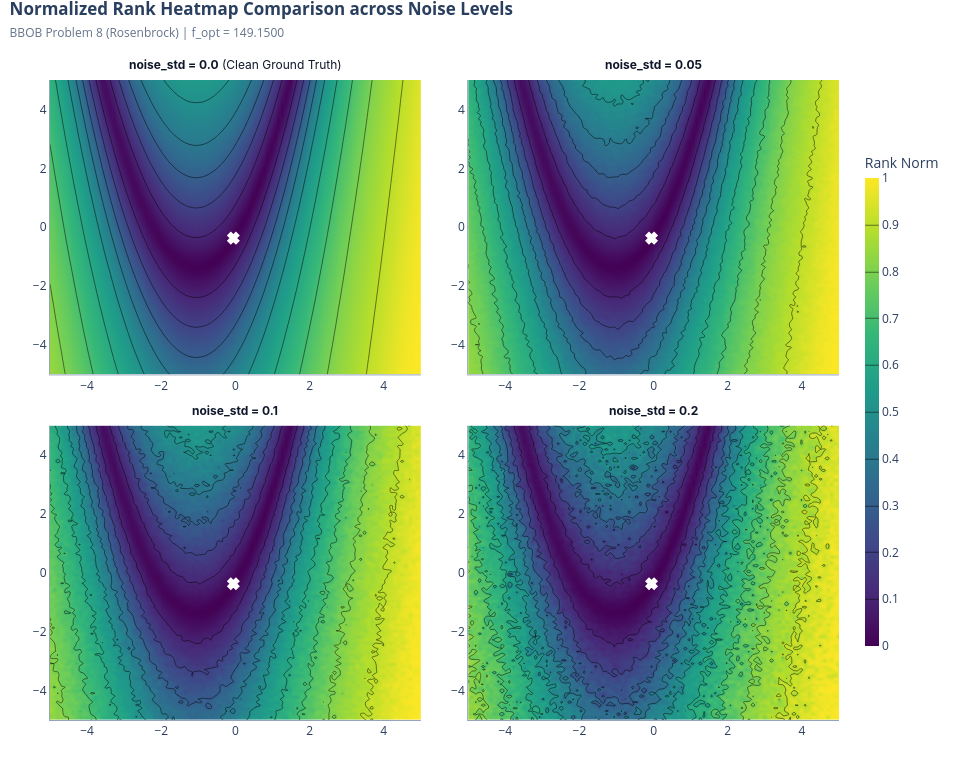

The notebook cell saved with this chart:
### Markdown cell above
## 3. 2D Contour Heatmap Comparison

### 🎯 Why we do this plot:
To visualize 2D fitness landscape topology degradation across noise levels. Contour maps reveal how level sets, basin structure, and path-to-optimum gradients deform under stochastic perturbations.

### 📖 How to read it:
- **X / Y Axes**: Search space spatial dimensions , x_2 \in [-5, 5]$.
- **Color Scale (Viridis / Plasma)**: Normalized percentile rank of fitness values (dark blue/purple = global minimum region, bright yellow = high cost / sub-optimal region).
- **Subplot Panels**: Side-by-side comparison from Clean () to Heavy Noise ().

### 💡 Key Takeaway:
Clean landscapes display smooth, concentric level sets leading directly to the global optimum. As noise intensity increases, smooth contours fracture into irregular, noisy patches, destroying smooth gradient descent signals and requiring algorithms to use robust population averaging.

### Code cell
grid_resol = 100
x_range = np.linspace(problem.lower_bound[0], problem.upper_bound[0], grid_resol)
y_range = np.linspace(problem.lower_bound[1], problem.upper_bound[1], grid_resol)
X, Y = np.meshgrid(x_range, y_range)
landscapes = {}
norm_landscapes = {}
for level in all_levels:
    p_level = BBOBProblem(problem_id=problem_id, dim=dim, instance_id=instance_id, noise_strategy=MultiplicativeNoiseStrategy(noise_std=level), ioh_logger=None) if level > 0.0 else problem
    Z = np.zeros_like(X)
    for i in range(grid_resol):
        for j in range(grid_resol):
            pt = np.copy(problem.optimum_x)
            pt[0] = X[i, j]
            pt[1] = Y[i, j]
            res = p_level(pt)
            Z[i, j] = float(res)
            
    landscapes[level] = Z
    
    # Calculate normalized rank for heatmap visualization
    Z_flat = Z.flatten()
    Z_rank = rankdata(Z_flat)
    Z_norm = (Z_rank - Z_rank.min()) / (Z_rank.max() - Z_rank.min())
    norm_landscapes[level] = Z_norm.reshape(Z.shape)
# Subplot Grid: 2 plots per row for vertical scrolling
n_plots = len(all_levels)
cols = 2
rows = int(np.ceil(n_plots / cols))
fig_contour = make_subplots(
    rows=rows, cols=cols,
    subplot_titles=[f'<b>noise_std = {level}</b> (Clean Ground Truth)' if level == 0.0 else f'<b>noise_std = {level}</b>' for level in all_levels],
    horizontal_spacing=0.06,
    vertical_spacing=0.08
)
coords_contour = [(r + 1, c + 1) for r in range(rows) for c in range(cols)][:n_plots]
opt_x, opt_y = problem.optimum_x[:2]
for idx, (level, (r, c)) in enumerate(zip(all_levels, coords_contour), start=1):
    # Contour heatmap using Normalized Rank
    fig_contour.add_trace(
        go.Contour(
            x=x_range, 
            y=y_range, 
            z=norm_landscapes[level], 
            colorscale='Viridis', 
            showscale=(idx == n_plots),
            colorbar=dict(title='Rank Norm', thickness=14, len=0.8) if idx == n_plots else None,
            contours=dict(coloring='heatmap', showlines=True)
        ),
        row=r, col=c
    )
    # Add white 'x' at the true global optimum
    fig_contour.add_trace(
        go.Scatter(
            x=[opt_x], y=[opt_y], 
            mode='markers', 
            marker=dict(color='#FFFFFF', symbol='x', size=9, line=dict(width=2, color='#FFFFFF')),
            showlegend=False,
            name='Global Minimum'
        ),
        row=r, col=c
    )
for anno in fig_contour.layout.annotations:
    anno.update(font=dict(size=12, color='#0F172A', family='Inter, sans-serif'), yshift=6)
fig_contour.update_xaxes(showgrid=True, gridcolor='#E2E8F0', linecolor='#94A3B8')
fig_contour.update_yaxes(showgrid=True, gridcolor='#E2E8F0', linecolor='#94A3B8')
fig_contour.update_layout(
    title=dict(
        text=f"<b>Normalized Rank Heatmap Comparison across Noise Levels</b><br><span style='font-size:12px;color:#64748B;'>BBOB Problem {problem_id} ({problem.name}) | f_opt = {problem.true_optimum:.4f}</span>",
        x=0.01, xanchor='left', y=0.98
    ),
    height=340 * rows + 80,
    width=960,
    margin=dict(l=50, r=60, t=80, b=40),
    template="plotly_white"
)
fig_contour.show()

### Figure 1 — Plotly figure (JSON) as saved in the notebook; plotly's stock layout.template omitted (floating-point values rounded to 4 significant figures; data arrays with more than 128 entries replaced by an {"elided": "..."} marker saying what was removed)
{"data": [{"colorscale": [[0, "#440154"], [0.1111, "#482878"], [0.2222, "#3e4989"], [0.3333, "#31688e"], [0.4444, "#26828e"], [0.5556, "#1f9e89"], [0.6667, "#35b779"], [0.7778, "#6ece58"], [0.8889, "#b5de2b"], [1, "#fde725"]], "contours": {"coloring": "heatmap", "showlines": true}, "showscale": false, "type": "contour", "x": [-5.0, -4.899, -4.798, -4.697, -4.596, -4.495, -4.394, -4.293, -4.192, -4.091, -3.99, -3.889, -3.788, -3.687, -3.586, -3.485, -3.384, -3.283, -3.182, -3.081, -2.98, -2.879, -2.778, -2.677, -2.576, -2.475, -2.374, -2.273, -2.172, -2.071, -1.97, -1.869, -1.768, -1.667, -1.566, -1.465, -1.364, -1.263, -1.162, -1.061, -0.9596, -0.8586, -0.7576, -0.6566, -0.5556, -0.4545, -0.3535, -0.2525, -0.1515, -0.05051, 0.05051, 0.1515, 0.2525, 0.3535, 0.4545, 0.5556, 0.6566, 0.7576, 0.8586, 0.9596, 1.061, 1.162, 1.263, 1.364, 1.465, 1.566, 1.667, 1.768, 1.869, 1.97, 2.071, 2.172, 2.273, 2.374, 2.475, 2.576, 2.677, 2.778, 2.879, 2.98, 3.081, 3.182, 3.283, 3.384, 3.485, 3.586, 3.687, 3.788, 3.889, 3.99, 4.091, 4.192, 4.293, 4.394, 4.495, 4.596, 4.697, 4.798, 4.899, 5.0], "xaxis": "x", "y": [-5.0, -4.899, -4.798, -4.697, -4.596, -4.495, -4.394, -4.293, -4.192, -4.091, -3.99, -3.889, -3.788, -3.687, -3.586, -3.485, -3.384, -3.283, -3.182, -3.081, -2.98, -2.879, -2.778, -2.677, -2.576, -2.475, -2.374, -2.273, -2.172, -2.071, -1.97, -1.869, -1.768, -1.667, -1.566, -1.465, -1.364, -1.263, -1.162, -1.061, -0.9596, -0.8586, -0.7576, -0.6566, -0.5556, -0.4545, -0.3535, -0.2525, -0.1515, -0.05051, 0.05051, 0.1515, 0.2525, 0.3535, 0.4545, 0.5556, 0.6566, 0.7576, 0.8586, 0.9596, 1.061, 1.162, 1.263, 1.364, 1.465, 1.566, 1.667, 1.768, 1.869, 1.97, 2.071, 2.172, 2.273, 2.374, 2.475, 2.576, 2.677, 2.778, 2.879, 2.98, 3.081, 3.182, 3.283, 3.384, 3.485, 3.586, 3.687, 3.788, 3.889, 3.99, 4.091, 4.192, 4.293, 4.394, 4.495, 4.596, 4.697, 4.798, 4.899, 5.0], "yaxis": "y", "z": {"elided": "100x100 float values"}}, {"marker": {"color": "#FFFFFF", "line": {"color": "#FFFFFF", "width": 2}, "size": 9, "symbol": "x"}, "mode": "markers", "name": "Global Minimum", "showlegend": false, "type": "scatter", "x": [-0.0552], "xaxis": "x", "y": [-0.3708], "yaxis": "y"}, {"colorscale": [[0, "#440154"], [0.1111, "#482878"], [0.2222, "#3e4989"], [0.3333, "#31688e"], [0.4444, "#26828e"], [0.5556, "#1f9e89"], [0.6667, "#35b779"], [0.7778, "#6ece58"], [0.8889, "#b5de2b"], [1, "#fde725"]], "contours": {"coloring": "heatmap", "showlines": true}, "showscale": false, "type": "contour", "x": [-5.0, -4.899, -4.798, -4.697, -4.596, -4.495, -4.394, -4.293, -4.192, -4.091, -3.99, -3.889, -3.788, -3.687, -3.586, -3.485, -3.384, -3.283, -3.182, -3.081, -2.98, -2.879, -2.778, -2.677, -2.576, -2.475, -2.374, -2.273, -2.172, -2.071, -1.97, -1.869, -1.768, -1.667, -1.566, -1.465, -1.364, -1.263, -1.162, -1.061, -0.9596, -0.8586, -0.7576, -0.6566, -0.5556, -0.4545, -0.3535, -0.2525, -0.1515, -0.05051, 0.05051, 0.1515, 0.2525, 0.3535, 0.4545, 0.5556, 0.6566, 0.7576, 0.8586, 0.9596, 1.061, 1.162, 1.263, 1.364, 1.465, 1.566, 1.667, 1.768, 1.869, 1.97, 2.071, 2.172, 2.273, 2.374, 2.475, 2.576, 2.677, 2.778, 2.879, 2.98, 3.081, 3.182, 3.283, 3.384, 3.485, 3.586, 3.687, 3.788, 3.889, 3.99, 4.091, 4.192, 4.293, 4.394, 4.495, 4.596, 4.697, 4.798, 4.899, 5.0], "xaxis": "x2", "y": [-5.0, -4.899, -4.798, -4.697, -4.596, -4.495, -4.394, -4.293, -4.192, -4.091, -3.99, -3.889, -3.788, -3.687, -3.586, -3.485, -3.384, -3.283, -3.182, -3.081, -2.98, -2.879, -2.778, -2.677, -2.576, -2.475, -2.374, -2.273, -2.172, -2.071, -1.97, -1.869, -1.768, -1.667, -1.566, -1.465, -1.364, -1.263, -1.162, -1.061, -0.9596, -0.8586, -0.7576, -0.6566, -0.5556, -0.4545, -0.3535, -0.2525, -0.1515, -0.05051, 0.05051, 0.1515, 0.2525, 0.3535, 0.4545, 0.5556, 0.6566, 0.7576, 0.8586, 0.9596, 1.061, 1.162, 1.263, 1.364, 1.465, 1.566, 1.667, 1.768, 1.869, 1.97, 2.071, 2.172, 2.273, 2.374, 2.475, 2.576, 2.677, 2.778, 2.879, 2.98, 3.081, 3.182, 3.283, 3.384, 3.485, 3.586, 3.687, 3.788, 3.889, 3.99, 4.091, 4.192, 4.293, 4.394, 4.495, 4.596, 4.697, 4.798, 4.899, 5.0], "yaxis": "y2", "z": {"elided": "100x100 float values"}}, {"marker": {"color": "#FFFFFF", "line": {"color": "#FFFFFF", "width": 2}, "size": 9, "symbol": "x"}, "mode": "markers", "name": "Global Minimum", "showlegend": false, "type": "scatter", "x": [-0.0552], "xaxis": "x2", "y": [-0.3708], "yaxis": "y2"}, {"colorscale": [[0, "#440154"], [0.1111, "#482878"], [0.2222, "#3e4989"], [0.3333, "#31688e"], [0.4444, "#26828e"], [0.5556, "#1f9e89"], [0.6667, "#35b779"], [0.7778, "#6ece58"], [0.8889, "#b5de2b"], [1, "#fde725"]], "contours": {"coloring": "heatmap", "showlines": true}, "showscale": false, "type": "contour", "x": [-5.0, -4.899, -4.798, -4.697, -4.596, -4.495, -4.394, -4.293, -4.192, -4.091, -3.99, -3.889, -3.788, -3.687, -3.586, -3.485, -3.384, -3.283, -3.182, -3.081, -2.98, -2.879, -2.778, -2.677, -2.576, -2.475, -2.374, -2.273, -2.172, -2.071, -1.97, -1.869, -1.768, -1.667, -1.566, -1.465, -1.364, -1.263, -1.162, -1.061, -0.9596, -0.8586, -0.7576, -0.6566, -0.5556, -0.4545, -0.3535, -0.2525, -0.1515, -0.05051, 0.05051, 0.1515, 0.2525, 0.3535, 0.4545, 0.5556, 0.6566, 0.7576, 0.8586, 0.9596, 1.061, 1.162, 1.263, 1.364, 1.465, 1.566, 1.667, 1.768, 1.869, 1.97, 2.071, 2.172, 2.273, 2.374, 2.475, 2.576, 2.677, 2.778, 2.879, 2.98, 3.081, 3.182, 3.283, 3.384, 3.485, 3.586, 3.687, 3.788, 3.889, 3.99, 4.091, 4.192, 4.293, 4.394, 4.495, 4.596, 4.697, 4.798, 4.899, 5.0], "xaxis": "x3", "y": [-5.0, -4.899, -4.798, -4.697, -4.596, -4.495, -4.394, -4.293, -4.192, -4.091, -3.99, -3.889, -3.788, -3.687, -3.586, -3.485, -3.384, -3.283, -3.182, -3.081, -2.98, -2.879, -2.778, -2.677, -2.576, -2.475, -2.374, -2.273, -2.172, -2.071, -1.97, -1.869, -1.768, -1.667, -1.566, -1.465, -1.364, -1.263, -1.162, -1.061, -0.9596, -0.8586, -0.7576, -0.6566, -0.5556, -0.4545, -0.3535, -0.2525, -0.1515, -0.05051, 0.05051, 0.1515, 0.2525, 0.3535, 0.4545, 0.5556, 0.6566, 0.7576, 0.8586, 0.9596, 1.061, 1.162, 1.263, 1.364, 1.465, 1.566, 1.667, 1.768, 1.869, 1.97, 2.071, 2.172, 2.273, 2.374, 2.475, 2.576, 2.677, 2.778, 2.879, 2.98, 3.081, 3.182, 3.283, 3.384, 3.485, 3.586, 3.687, 3.788, 3.889, 3.99, 4.091, 4.192, 4.293, 4.394, 4.495, 4.596, 4.697, 4.798, 4.899, 5.0], "yaxis": "y3", "z": {"elided": "100x100 float values"}}, {"marker": {"color": "#FFFFFF", "line": {"color": "#FFFFFF", "width": 2}, "size": 9, "symbol": "x"}, "mode": "markers", "name": "Global Minimum", "showlegend": false, "type": "scatter", "x": [-0.0552], "xaxis": "x3", "y": [-0.3708], "yaxis": "y3"}, {"colorbar": {"len": 0.8, "thickness": 14, "title": {"text": "Rank Norm"}}, "colorscale": [[0, "#440154"], [0.1111, "#482878"], [0.2222, "#3e4989"], [0.3333, "#31688e"], [0.4444, "#26828e"], [0.5556, "#1f9e89"], [0.6667, "#35b779"], [0.7778, "#6ece58"], [0.8889, "#b5de2b"], [1, "#fde725"]], "contours": {"coloring": "heatmap", "showlines": true}, "showscale": true, "type": "contour", "x": [-5.0, -4.899, -4.798, -4.697, -4.596, -4.495, -4.394, -4.293, -4.192, -4.091, -3.99, -3.889, -3.788, -3.687, -3.586, -3.485, -3.384, -3.283, -3.182, -3.081, -2.98, -2.879, -2.778, -2.677, -2.576, -2.475, -2.374, -2.273, -2.172, -2.071, -1.97, -1.869, -1.768, -1.667, -1.566, -1.465, -1.364, -1.263, -1.162, -1.061, -0.9596, -0.8586, -0.7576, -0.6566, -0.5556, -0.4545, -0.3535, -0.2525, -0.1515, -0.05051, 0.05051, 0.1515, 0.2525, 0.3535, 0.4545, 0.5556, 0.6566, 0.7576, 0.8586, 0.9596, 1.061, 1.162, 1.263, 1.364, 1.465, 1.566, 1.667, 1.768, 1.869, 1.97, 2.071, 2.172, 2.273, 2.374, 2.475, 2.576, 2.677, 2.778, 2.879, 2.98, 3.081, 3.182, 3.283, 3.384, 3.485, 3.586, 3.687, 3.788, 3.889, 3.99, 4.091, 4.192, 4.293, 4.394, 4.495, 4.596, 4.697, 4.798, 4.899, 5.0], "xaxis": "x4", "y": [-5.0, -4.899, -4.798, -4.697, -4.596, -4.495, -4.394, -4.293, -4.192, -4.091, -3.99, -3.889, -3.788, -3.687, -3.586, -3.485, -3.384, -3.283, -3.182, -3.081, -2.98, -2.879, -2.778, -2.677, -2.576, -2.475, -2.374, -2.273, -2.172, -2.071, -1.97, -1.869, -1.768, -1.667, -1.566, -1.465, -1.364, -1.263, -1.162, -1.061, -0.9596, -0.8586, -0.7576, -0.6566, -0.5556, -0.4545, -0.3535, -0.2525, -0.1515, -0.05051, 0.05051, 0.1515, 0.2525, 0.3535, 0.4545, 0.5556, 0.6566, 0.7576, 0.8586, 0.9596, 1.061, 1.162, 1.263, 1.364, 1.465, 1.566, 1.667, 1.768, 1.869, 1.97, 2.071, 2.172, 2.273, 2.374, 2.475, 2.576, 2.677, 2.778, 2.879, 2.98, 3.081, 3.182, 3.283, 3.384, 3.485, 3.586, 3.687, 3.788, 3.889, 3.99, 4.091, 4.192, 4.293, 4.394, 4.495, 4.596, 4.697, 4.798, 4.899, 5.0], "yaxis": "y4", "z": {"elided": "100x100 float values"}}, {"marker": {"color": "#FFFFFF", "line": {"color": "#FFFFFF", "width": 2}, "size": 9, "symbol": "x"}, "mode": "markers", "name": "Global Minimum", "showlegend": false, "type": "scatter", "x": [-0.0552], "xaxis": "x4", "y": [-0.3708], "yaxis": "y4"}], "layout": {"annotations": [{"font": {"color": "#0F172A", "family": "Inter, sans-serif", "size": 12}, "showarrow": false, "text": "<b>noise_std = 0.0</b> (Clean Ground Truth)", "x": 0.235, "xanchor": "center", "xref": "paper", "y": 1, "yanchor": "bottom", "yref": "paper", "yshift": 6}, {"font": {"color": "#0F172A", "family": "Inter, sans-serif", "size": 12}, "showarrow": false, "text": "<b>noise_std = 0.05</b>", "x": 0.765, "xanchor": "center", "xref": "paper", "y": 1, "yanchor": "bottom", "yref": "paper", "yshift": 6}, {"font": {"color": "#0F172A", "family": "Inter, sans-serif", "size": 12}, "showarrow": false, "text": "<b>noise_std = 0.1</b>", "x": 0.235, "xanchor": "center", "xref": "paper", "y": 0.46, "yanchor": "bottom", "yref": "paper", "yshift": 6}, {"font": {"color": "#0F172A", "family": "Inter, sans-serif", "size": 12}, "showarrow": false, "text": "<b>noise_std = 0.2</b>", "x": 0.765, "xanchor": "center", "xref": "paper", "y": 0.46, "yanchor": "bottom", "yref": "paper", "yshift": 6}], "height": 760, "margin": {"b": 40, "l": 50, "r": 60, "t": 80}, "title": {"text": "<b>Normalized Rank Heatmap Comparison across Noise Levels</b><br><span style='font-size:12px;color:#64748B;'>BBOB Problem 8 (Rosenbrock) | f_opt = 149.1500</span>", "x": 0.01, "xanchor": "left", "y": 0.98}, "width": 960, "xaxis": {"anchor": "y", "domain": [0, 0.47], "gridcolor": "#E2E8F0", "linecolor": "#94A3B8", "showgrid": true}, "xaxis2": {"anchor": "y2", "domain": [0.53, 1], "gridcolor": "#E2E8F0", "linecolor": "#94A3B8", "showgrid": true}, "xaxis3": {"anchor": "y3", "domain": [0, 0.47], "gridcolor": "#E2E8F0", "linecolor": "#94A3B8", "showgrid": true}, "xaxis4": {"anchor": "y4", "domain": [0.53, 1], "gridcolor": "#E2E8F0", "linecolor": "#94A3B8", "showgrid": true}, "yaxis": {"anchor": "x", "domain": [0.54, 1], "gridcolor": "#E2E8F0", "linecolor": "#94A3B8", "showgrid": true}, "yaxis2": {"anchor": "x2", "domain": [0.54, 1], "gridcolor": "#E2E8F0", "linecolor": "#94A3B8", "showgrid": true}, "yaxis3": {"anchor": "x3", "domain": [0, 0.46], "gridcolor": "#E2E8F0", "linecolor": "#94A3B8", "showgrid": true}, "yaxis4": {"anchor": "x4", "domain": [0, 0.46], "gridcolor": "#E2E8F0", "linecolor": "#94A3B8", "showgrid": true}}}
